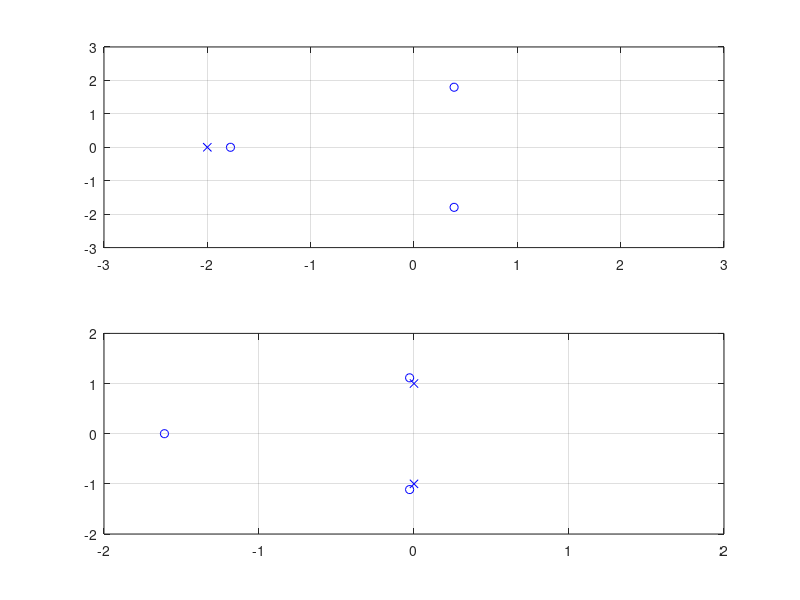

MATLAB code for this plot:
B1 = [1 2];
A1 = [1 1 2 6];

B2 = [1 0 1];
A2 = [3 5 4 6];

sys1 = tf(B1, A1);
[p1, z1] = pzmap(sys1);

sys2 = tf(B2, A2);
[p2, z2] = pzmap(sys2);

subplot(2,1,1);
plot(real(p1),imag(p1),"bo", real(z1),imag(z1),"bx");
axis([-3 3 -3 3]);
grid;

subplot(2,1,2);
plot(real(p2),imag(p2),"bo", real(z2),imag(z2),"bx");
axis([-2 2 -2 2]);
grid;